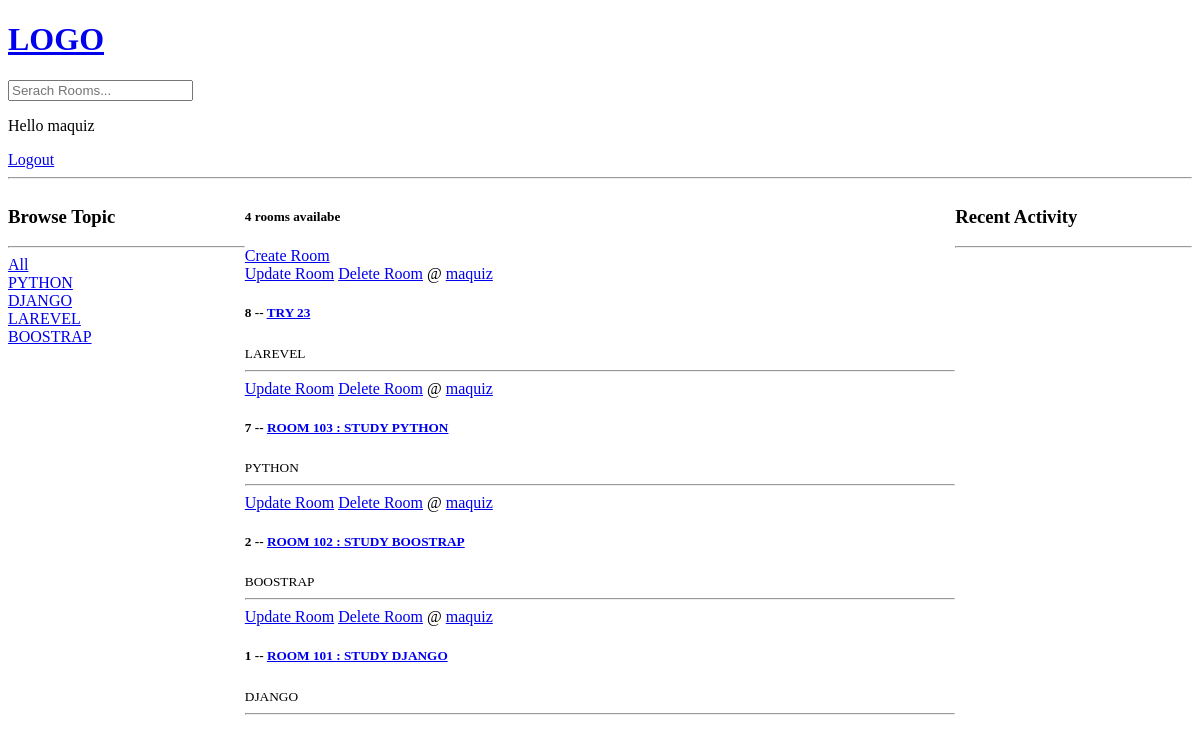
Before: / (signed in) with the older database file.
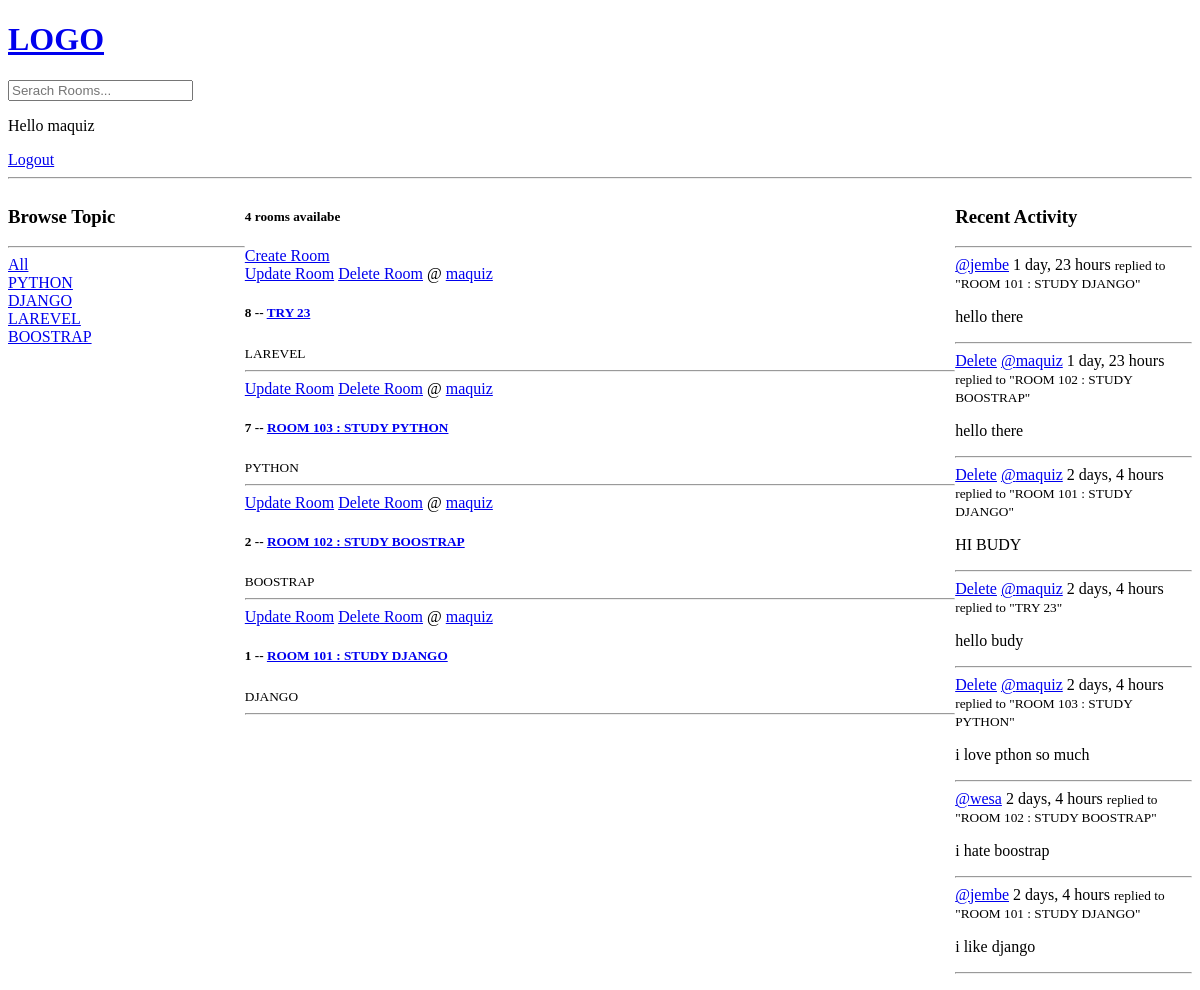
After: the same page with the newer database file.
### base/models.py (models this page shows, shortened)
class Topic(models.Model):
    name = models.CharField(max_length=200)

class Room(models.Model):
    host = models.ForeignKey(User, on_delete=models.SET_NULL, null=True)
    topic = models.ForeignKey(Topic, on_delete=models.SET_NULL, null=True)
    name = models.CharField(max_length=200)
    description = models.TextField(null=True,blank=True)
    participants = models.ManyToManyField(User, related_name='participants' ,blank=True)
    updated = models.DateTimeField(auto_now_add=True)
    created = models.DateTimeField(auto_now=True)
    class Meta:
        ordering = ['-updated','-created']
    def __str__(self):
        return self.name

class Message(models.Model):
    user = models.ForeignKey(User, on_delete=models.CASCADE)
    room = models.ForeignKey(Room, on_delete=models.CASCADE)
    body = models.TextField()
    updated = models.DateTimeField(auto_now_add=True)
    created = models.DateTimeField(auto_now=True)
    class Meta:
        ordering = ['-updated','-created']
    def __str__(self):
        return self.body[0:50]

### base/views.py (the view)
# urls.py: path('',views.home, name='home'),
def home(request):
    q = request.GET.get('q') if request.GET.get('q') != None else ''
    rooms = Room.objects.filter(
        Q(topic__name__icontains=q) |
        Q(name__icontains=q) |
        Q(description__icontains=q)
        )
    topics = Topic.objects.all()
    room_count = rooms.count()
    room_messages = Message.objects.filter(Q(room__topic__name__icontains=q))
    context =  {
        'rooms':rooms,
        'topics':topics,
        'room_count':room_count,
        'room_messages':room_messages
        }
    return render(request, 'base/home.html', context)

### base/templates/base/home.html (shortened to what this page needs)
{% extends 'main.html' %}
{% block content %}
<div class="home-container">
    <div>
        {% include 'base/topics_component.html' %}
    </div>
    <div>
        <h5>{{room_count}} rooms availabe</h5>
        <a href="{% url 'create-room' %}">Create Room</a>
        {% include 'base/feed_component.html' %}
    </div>
    <div>
        {% include 'base/activity_component.html' %}
    </div>
</div>
{% endblock %}

### base/templates/base/topics_component.html
<h3>Browse Topic</h3>
        <hr>
        <div>
            <a href="{% url 'home' %}">All</a>
        </div>
        {% for topic in topics %}
            <div>
                <a href="{% url 'home' %}?q={{topic.name}}">{{topic.name}}</a>
            </div>
        {% endfor %}

### base/templates/base/feed_component.html
<div>
    {% for room in rooms %}
        <div>
            {% if request.user == room.host %}
            <a href="{% url 'update-room' room.id %}">Update Room</a>
            <a href="{% url 'delete-room' room.id %}">Delete Room</a>
            {% endif %}
            <span>@  <a href="{% url 'user-profile' room.host.id %}">{{ room.host.username }}</a></span>
            <h5>{{room.id}} -- <a href="{% url 'room' room.id %}">{{ room.name }}</a></h5>
            <small>{{ room.topic.name }}</small>
            <hr>
        </div>
    {% endfor %}
</div>

### base/templates/base/activity_component.html
<h3>Recent Activity</h3>
        <hr>
        <div>
            {% for message in room_messages %}
                <div>
                    {% if request.user == message.user %}
                    <a href="{% url 'delete-message' message.id %}">Delete</a>
                    {% endif %}
                    <span><a href="{% url 'user-profile' message.user.id %}">@{{ message.user }}</a> {{ message.created | timesince }}</span>
                    <small>replied to "{{ message.room }}"</small>
                    <p>{{ message }}</p>
                    <hr>
                </div>
            {% endfor %}
        </div>

Changed rows visible on the page:
added Message: user "jembe", created "1 day, 23 hours", room "ROOM 101 : STUDY DJANGO", body "hello there"
added Message: shows "Delete", user "maquiz", created "1 day, 23 hours", room "ROOM 102 : STUDY BOOSTRAP", body "hello there"
added Message: shows "Delete", user "maquiz", created "2 days, 4 hours", room "ROOM 101 : STUDY DJANGO", body "HI BUDY"
added Message: shows "Delete", user "maquiz", created "2 days, 4 hours", room "TRY 23", body "hello budy"
added Message: shows "Delete", user "maquiz", created "2 days, 4 hours", room "ROOM 103 : STUDY PYTHON", body "i love pthon so much"
added Message: user "wesa", created "2 days, 4 hours", room "ROOM 102 : STUDY BOOSTRAP", body "i hate boostrap"
added Message: user "jembe", created "2 days, 4 hours", room "ROOM 101 : STUDY DJANGO", body "i like django"
